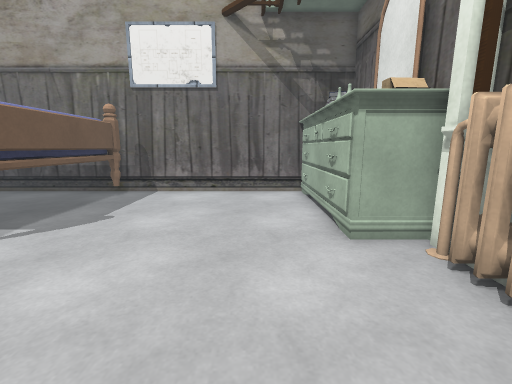
View 1 (above)

12 first-person views from a walk through a 3-D level made in the Unity game engine. The camera is 1.2 m above the floor, tilts 10° down and sees 90° across. The floor is counted in squares, 0.5 m on a side. Each view is taken from the middle of a square. On the plan, view 1 faces up. The plan holds only what a view shows up to about 17 squares ahead; the rest is blank. Some surface patterns are stand-ins.

View 2
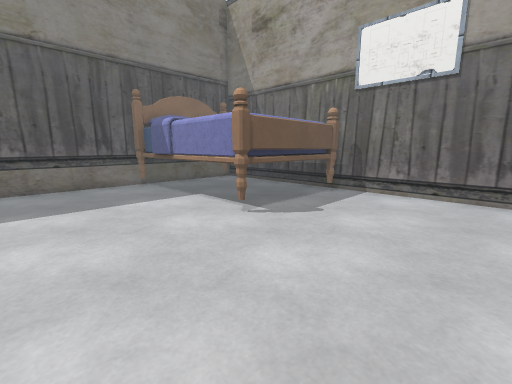

View 3
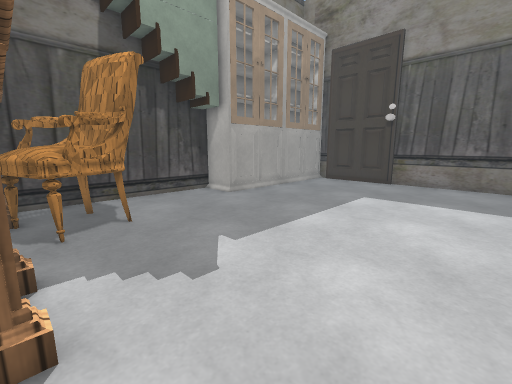

View 4
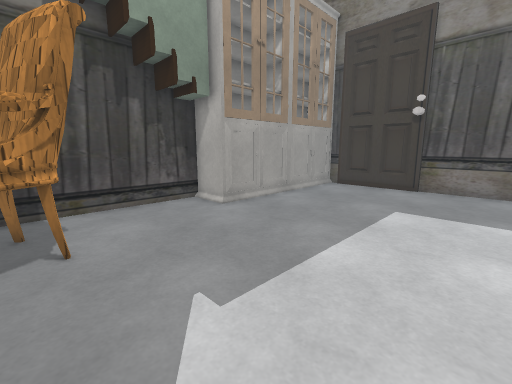

View 5
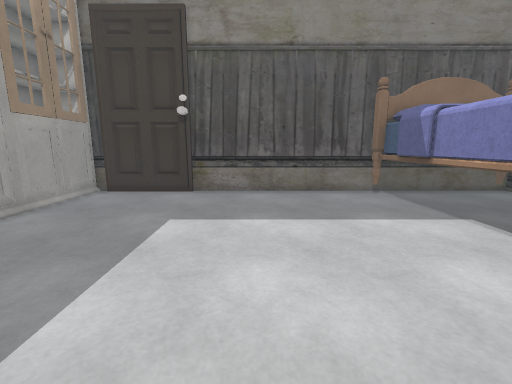

View 6
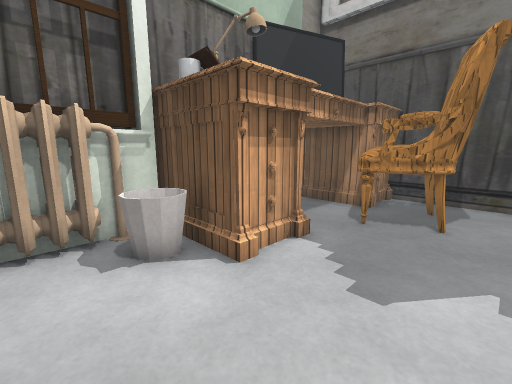

View 7
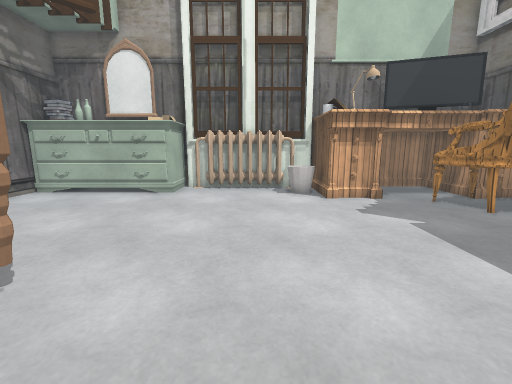

View 8
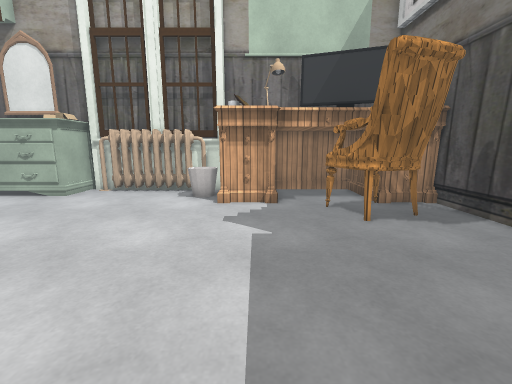

View 9
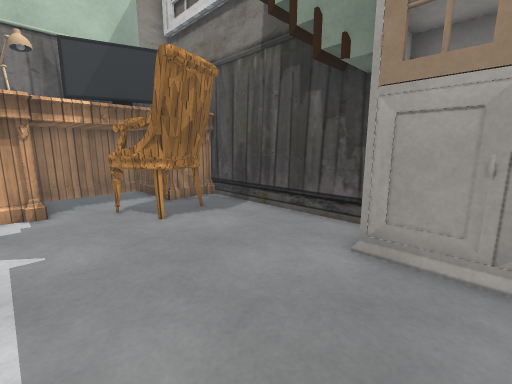

View 10
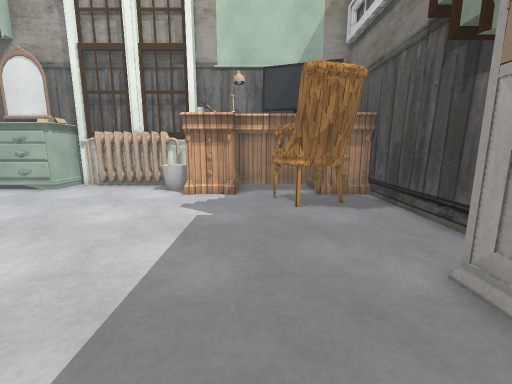

View 11
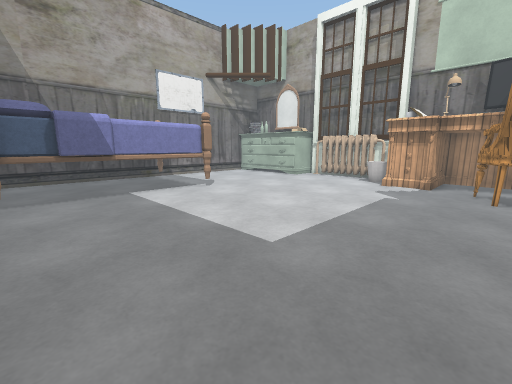

View 12
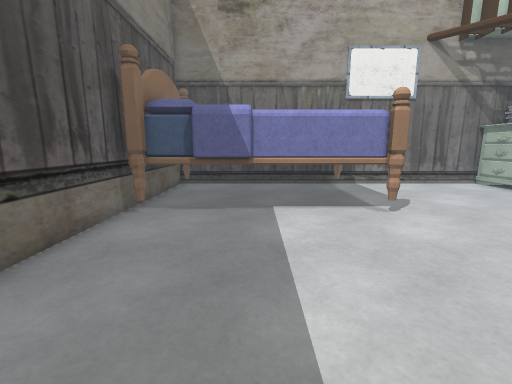

### Floor plan
Key: @ floor where view 1 was taken; # wall or solid block; . floor; = window, fence, low wall or low ledge; B bed; H heater; T table; C chair; K books.
Columns run from 17 left of view 1 to 5 right of it. Each row starts with its distance up from view 1.
 14 ####################
 13 #B        B........#
 12 #B        B........#
 11 #B        B........#
 10 #B        B........#
  9 #B        B........#
  8 #BB       B........#
  7 #BBB BBBBBB........##
  6 ##BBBBBBBBB.........###
  5 #....................H#
  4 #....................H#
  3 #....................H#
  2 #....................H#
  1 #....................H#
  0 #................@.==H#
 -1 #.................T####
 -2 #.................T   #
 -3 #.................T   #
 -4 #.................T#KT#
 -5 #.................T##.#
 -6 #..............CCCT...#
 -7 #..............CCCT.###
 -8 #..............CCCTTT##
 -9 ##########.....CC T
-10          #........T
-11          ##########

Where each view was taken, in squares from view 1:
view 1: 0 up, 0 right, facing up
view 2: 0 up, 0 right, facing up-left
view 3: 2 up, 1 right, facing down-left
view 4: 0 up, 1 left, facing down-left
view 5: 0 up, 3 left, facing left
view 6: 2 up, 3 left, facing down-right
view 7: 2 up, 11 left, facing right
view 8: 3 down, 10 left, facing right
view 9: 3 down, 10 left, facing down-right
view 10: 5 down, 12 left, facing right
view 11: 7 down, 16 left, facing up-right
view 12: 3 down, 12 left, facing up
